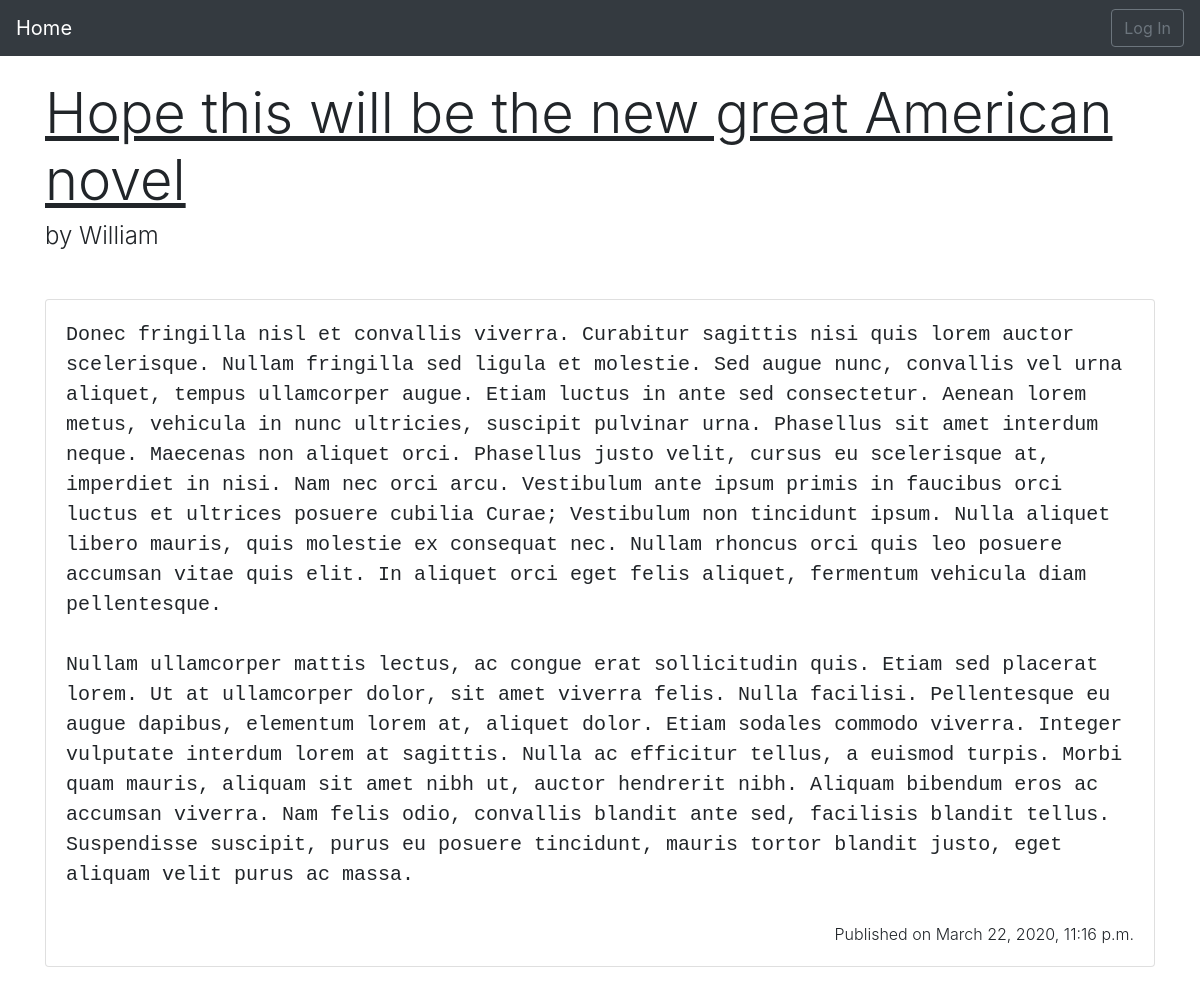
Screenshot of /post/3/ with the database file from the repository.
### blog/models.py (models this page shows, shortened)
class Post(models.Model):
    title = models.CharField(max_length=200)
    author = models.ForeignKey(
        'auth.User',
        on_delete=models.CASCADE
    )
    body = models.TextField()
    date = models.DateTimeField(auto_now_add=True,)

### blog/views.py (the view)
# urls.py: path('post/<int:pk>/', BlogDetailView.as_view(), name='post_detail'),
class BlogDetailView(DetailView):
	model = Post
	template_name = 'post_detail.html'
	context_object_name = 'object'

### templates/post_detail.html (shortened to what this page needs)
{% extends 'base.html' %}
{% block content %}
    <h2 class="display-4 mb-2"><u>{{ object.title }}</u></h2>
    <h4 class="display-5 mb-4 font-weight-light">by {{ object.author }}</h4>
	<div class="card mb-5 mt-5" style="max-width: 100%;">
    <div class="card-body">
        <div class="card-text">
            <pre class="lead" style="white-space: pre-line;">
            {{ object.body }}
            </pre>
        </div>
        <div class="mt-3 float-right font-weight-light">Published on {{ object.date }}</div>
    </div>
	</div>
{% endblock content %}

### rows the page displays
Post: title "Hope this will be the new great American novel", author "William", body "Donec fringilla nisl et convallis viverra. Curabitur sagittis nisi quis lorem auctor scelerisque. Nullam fringilla sed ligula et molestie. Sed augue nunc, convallis vel urna aliquet, tempus ullamcorper augue. Etiam luctus in ante sed consectetur. Aenean lorem metus, vehicula in nunc ultricies, suscipit pulvinar urna. Phasellus sit amet interdum neque. Maecenas non aliquet orci. Phasellus justo velit, cursus eu scelerisque at, imperdiet in nisi. Nam nec orci arcu. Vestibulum ante ipsum primis in faucibus orci luctus et ultrices posuere cubilia Curae; Vestibulum non tincidunt ipsum. Nulla aliquet libero mauris, quis molestie ex consequat nec. Nullam rhoncus orci quis leo posuere accumsan…", date "March 22, 2020, 11:16 p.m."
